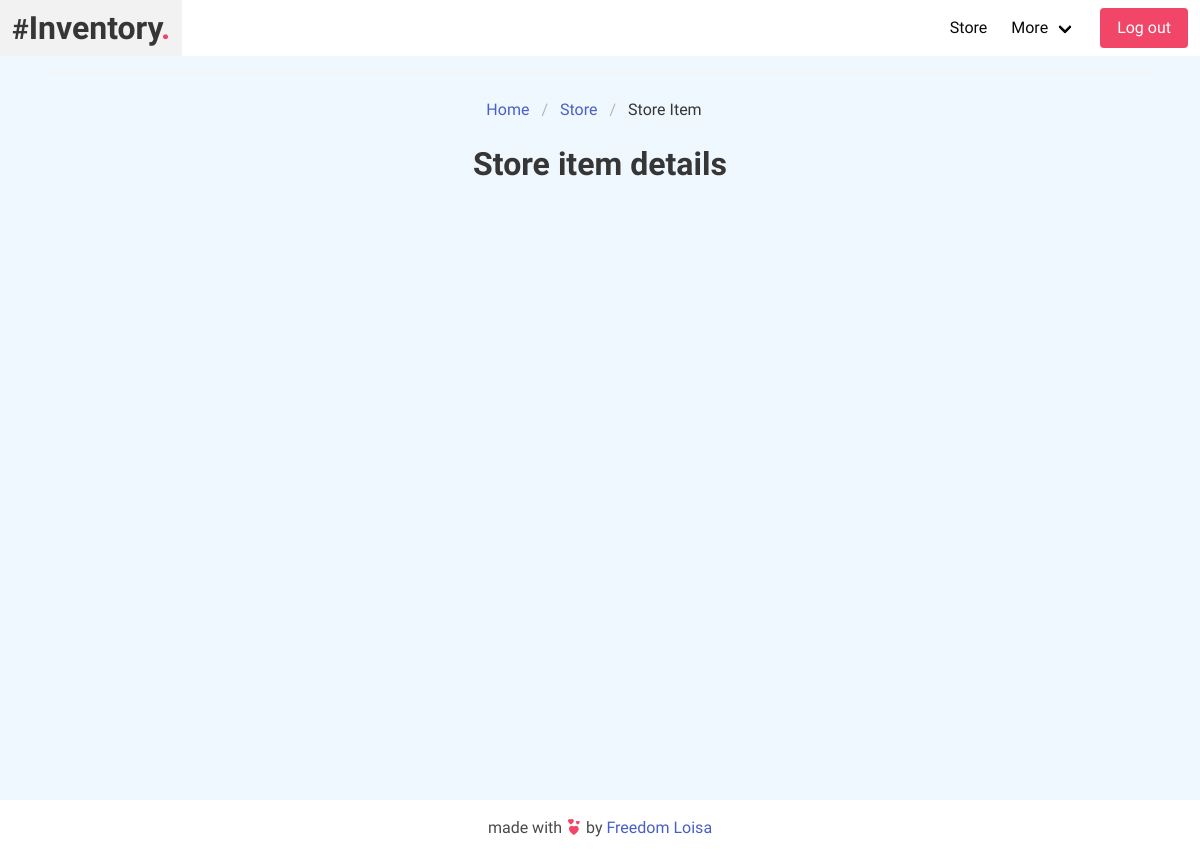
Before: /store/white-paint/ (signed in) with the older database file.
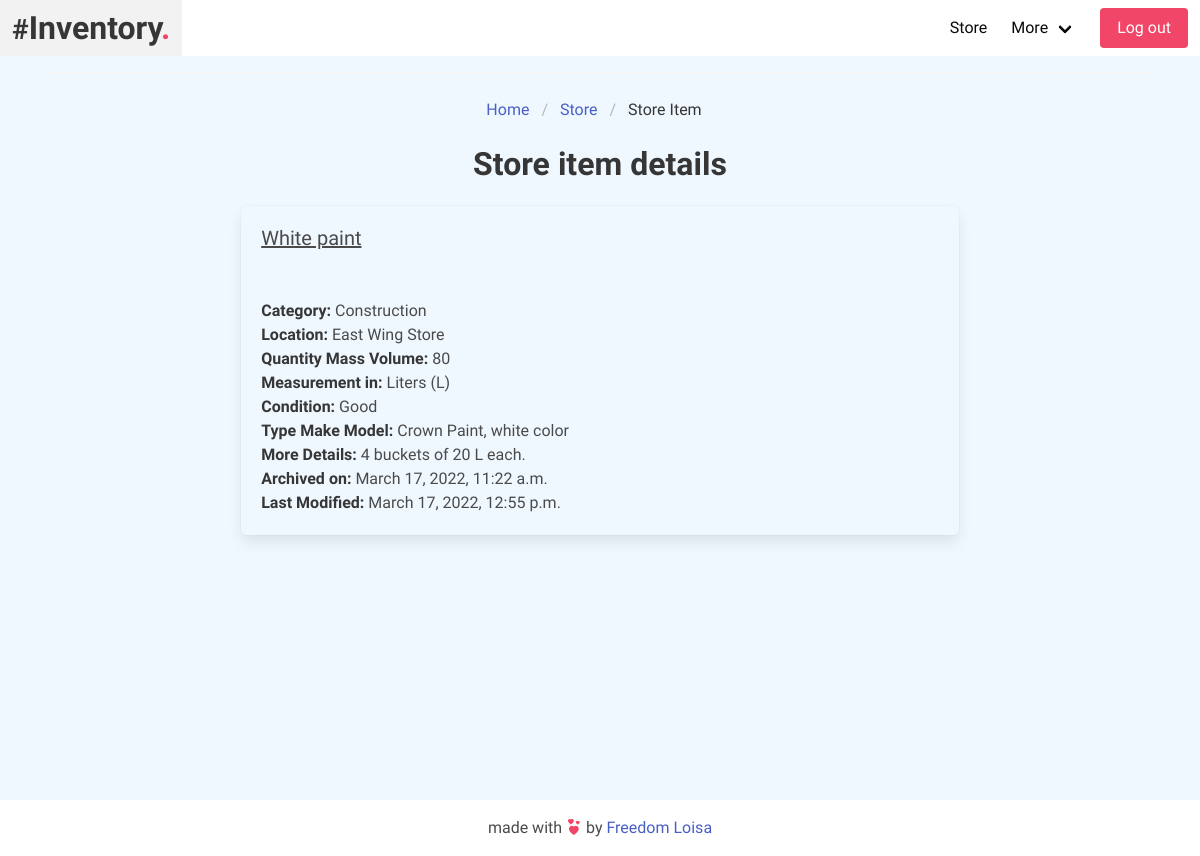
After: the same page with the newer database file.
### app/models.py (models this page shows, shortened)
class InventoryItem(models.Model):
    EXLNT = 'Excellent'
    GD = 'Good'
    AVG = 'Average'
    BD = 'Bad'
    PR = 'Poor'
    L = 'Liters (L)'
    ml = 'Milliliters (ml)'
    Kg = 'Kilograms (Kg)'
    g = 'Grams (g)'
    P_ = 'Pairs (P_)'
    m = 'Meters (m)'
    ft = 'Feet (ft)'
    s = 'Singel Object(s)'
    MEASUREMENT_IN_CHOICES = [
        (L, 'Liters'),
        (ml, 'Milliliters'),
        (Kg, 'Kilograms'),
        (g, 'Grams'),
        (P_, 'Pairs'),
        (m, 'Meters'),
        (ft, 'Feet'),
        (s, 'Single object(s)'),
    ]
    CONDITION_CHOICES = [
        (EXLNT, 'Excellent'),
        (GD, 'Good'),
        (AVG, 'Average'),
        (BD, 'Bad'),
        (PR, 'Poor'),
    ]
    name = models.CharField(max_length=200, blank=False, null=False)
    slug = AutoSlugField(populate_from='name')
    category = models.ForeignKey(Category, related_name='inventory_item', on_delete=models.CASCADE, blank=False, null=False)
    location = models.ForeignKey(Location, related_name='inventory_item', on_delete=models.CASCADE, blank=False, null=False)
    quantity_mass_volume = models.PositiveIntegerField(default=0)
    measurement_in =  models.CharField(max_length=50, choices=MEASUREMENT_IN_CHOICES, default=s, blank=False, null=False)
    condition = models.CharField(max_length=50, choices=CONDITION_CHOICES, default=AVG, blank=False, null=False)
    type_make_model = models.CharField(max_length=200, blank=False, null=False)
    more_details = models.TextField( blank=False, null=False)
    archived_on = models.DateTimeField(auto_now_add=True)
    last_modified = models.DateTimeField(auto_now=True)
    class Meta:
        ordering = ['-archived_on']

class Category(models.Model):
    category = models.CharField(max_length=200)
    def __str__(self) -> str:
        return self.category

class Location(models.Model):
    location = models.CharField(max_length=200)
    def __str__(self) -> str:
        return self.location

### app/views.py (the view)
# urls.py: path('store/<slug:slug>/', views.store_item, name='store_item'),
@login_required(login_url='login')
def store_item(request, slug):
    item = InventoryItem.objects.filter(slug=slug)
    page_title = 'Store item details'
    context = {
        'item': item,
        'page_title': page_title,
    }
    return render(request, 'app/store_item.html', context)

### app/templates/app/store_item.html (shortened to what this page needs)
{% extends 'base.html' %}
{% load static %}
{% block body %}
<div class="home-container">
  <div class="section">
    <hr />
    <div class="breadcrumb-container">
      <nav class="breadcrumb is-centered" aria-label="breadcrumbs">
        <ul>
          <li>
            <a href="{% url 'home' %}" class="has-text-link"> Home </a>
          </li>
          <li>
            <a href="{% url 'store' %}" class="has-text-link">Store</a>
          </li>
          <li class="is-active">
            <a aria-current="page">Store Item</a>
          </li>
        </ul>
      </nav>
    </div>
    <br />
    <h1 class="title has-text-centered">{{ page_title }}</h1>
    {% if item %}
    <div class="box detail-box">
      {% for i in item %}
      <p class="subtitle is-underlined">{{ i.name }}</p>
      <br />
      <p><strong>Category: </strong> {{ i.category }}</p>
      <p><strong>Location: </strong> {{ i.location }}</p>
      <p>
        <strong>Quantity Mass Volume: </strong> {{ i.quantity_mass_volume }}
      </p>
      <p><strong>Measurement in: </strong> {{ i.measurement_in }}</p>
      <p><strong>Condition: </strong> {{ i.condition }}</p>
      <p><strong>Type Make Model: </strong> {{ i.type_make_model }}</p>
      <p><strong>More Details: </strong> {{ i.more_details }}</p>
      <p><strong>Archived on: </strong> {{ i.archived_on }}</p>
      <p><strong>Last Modified: </strong> {{ i.last_modified }}</p>
      {% endfor %}
    </div>
    {% endif %}
  </div>
</div>
{% endblock %}

Changed rows visible on the page:
added InventoryItem: name "White paint", category "Construction", location "East Wing Store", quantity_mass_volume "80", measurement_in "Liters (L)", condition "Good", type_make_model "Crown Paint, white color", more_details "4 buckets of 20 L each.", archived_on "March 17, 2022, 11:22 a.m.", last_modified "March 17, 2022, 12:55 p.m."
